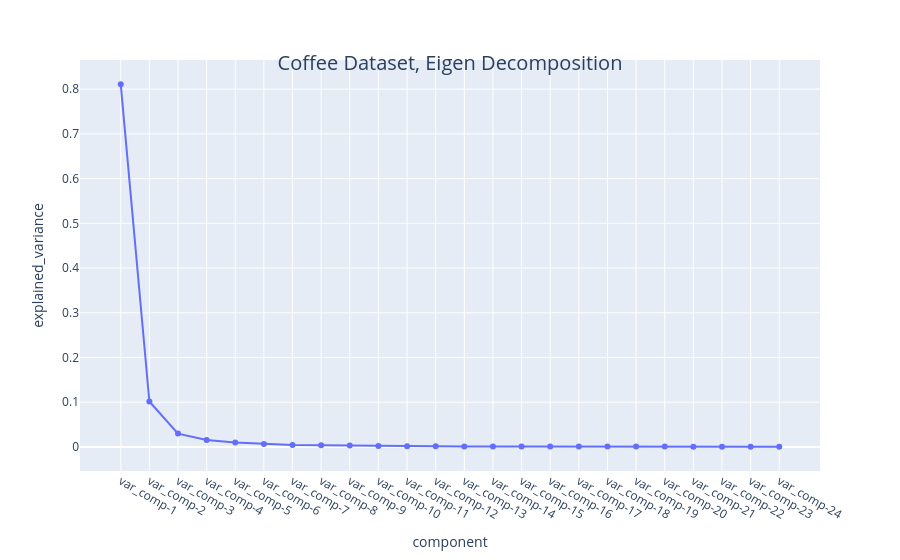

The notebook cell this image was saved under:
### Code cell
import plotly.express as px
df_eig = pd.DataFrame.from_dict(exp_var, orient="index").reset_index()
df_eig.columns = ["component", "explained_variance"]
# Create the line plot with markers
fig = px.line(df_eig, x="component", y="explained_variance", markers=True)
fig.update_layout(
    title={
        'text': "Coffee Dataset, Eigen Decomposition",
        'y':0.9, # Position (0-1)
        'x':0.5, # Position (0-1)
        'xanchor': 'center',
        'yanchor': 'top',
        'font': dict(size=20)
    }
)
# Display the figure
fig.show()

### Figure 1 — Plotly figure (JSON) as saved in the notebook; plotly's stock layout.template omitted (floating-point values rounded to 4 significant figures)
{"data": [{"hovertemplate": "component=%{x}<br>explained_variance=%{y}<extra></extra>", "legendgroup": "", "line": {"color": "#636efa", "dash": "solid"}, "marker": {"symbol": "circle"}, "mode": "lines+markers", "name": "", "orientation": "v", "showlegend": false, "type": "scatter", "x": ["var_comp-1", "var_comp-2", "var_comp-3", "var_comp-4", "var_comp-5", "var_comp-6", "var_comp-7", "var_comp-8", "var_comp-9", "var_comp-10", "var_comp-11", "var_comp-12", "var_comp-13", "var_comp-14", "var_comp-15", "var_comp-16", "var_comp-17", "var_comp-18", "var_comp-19", "var_comp-20", "var_comp-21", "var_comp-22", "var_comp-23", "var_comp-24"], "xaxis": "x", "y": [0.8108, 0.1016, 0.02975, 0.01566, 0.009791, 0.006392, 0.004573, 0.003863, 0.003109, 0.002236, 0.001643, 0.001373, 0.001196, 0.0009544, 0.0009316, 0.0008962, 0.0008063, 0.0007614, 0.0007199, 0.0007083, 0.0006362, 0.0005977, 0.0005333, 0.000509], "yaxis": "y"}], "layout": {"legend": {"tracegroupgap": 0}, "margin": {"t": 60}, "title": {"font": {"size": 20}, "text": "Coffee Dataset, Eigen Decomposition", "x": 0.5, "xanchor": "center", "y": 0.9, "yanchor": "top"}, "xaxis": {"anchor": "y", "domain": [0, 1], "title": {"text": "component"}}, "yaxis": {"anchor": "x", "domain": [0, 1], "title": {"text": "explained_variance"}}}}
